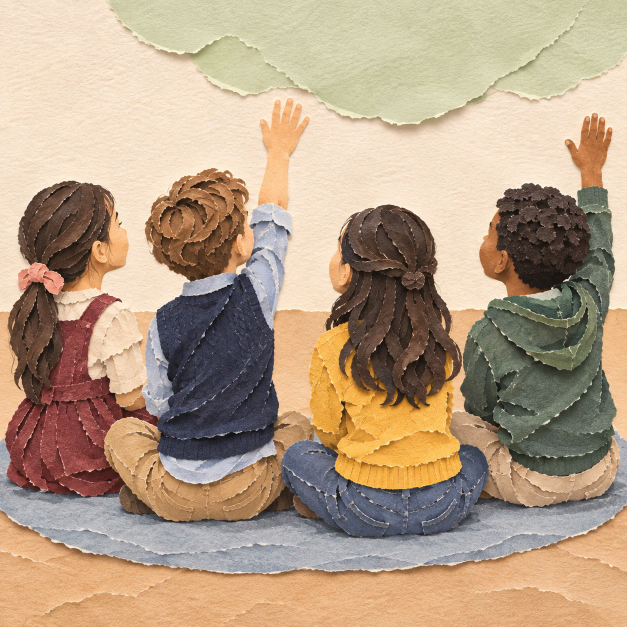
#> input picture projects/2026-11-ai-question/faces/kids.png, 1254 x 1254 px, found by its file name (shown at 1/2 size)
$ python cut_kids.py
#> lines starting #> are read from the running program, lines starting #| are printed output that depends on the picture; after the words box and inside, x2 and y2 are one past the last pixel; in counts of white or black regions, pixels touching at a corner belong together
"""Joy's torn-paper children (raw-footage/ai-question/joy-paper-kids.webp, 24 Nov 2026) as layers.
Joy: cutting the arms off looked unnatural, so the picture stays whole (arms up, as she drew it); only the two raised HANDS are
separate pieces that wave a little at the wrist. Under each hand there is only wall, filled with real wall paper.
kids-base.png = the picture from y 250 down (top edge fades into our wall). Run (repo root): tools/fx-venv/bin/python projects/2026-11-ai-question/cut_kids.py"""
import cv2, numpy as np
im = cv2.imread("projects/2026-11-ai-question/faces/kids.png"); h, w = im.shape[:2]; yy, xx = np.mgrid[:h, :w]
#> further down, im is the input picture: shape (1254, 1254, 3); mean B, G, R 133.9, 158.1, 181
#> after `h, w = im.shape[:2]`: h = 1254; w = 1254
lab = cv2.cvtColor(cv2.GaussianBlur(im, (0, 0), 1.2), cv2.COLOR_BGR2LAB).astype(np.float32)
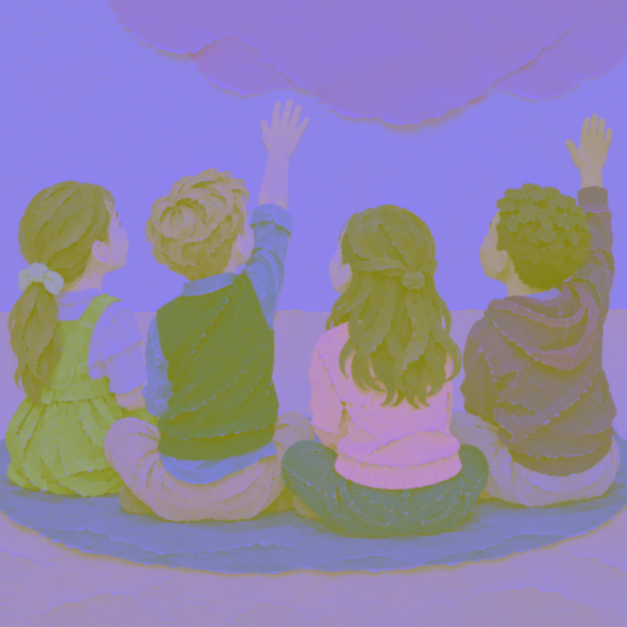
#> lab: shape (1254, 1254, 3) float32 (shown at 1/2 size); mean B, G, R 168, 133.7, 144.1
wall = np.median(lab[300:380, 700:900].reshape(-1, 3), axis=0)
#> wall = [231, 131, 141]
notwall = np.sqrt(((lab - wall) ** 2 * np.array([.4, 1.5, 1.5])).sum(-1)) > 10
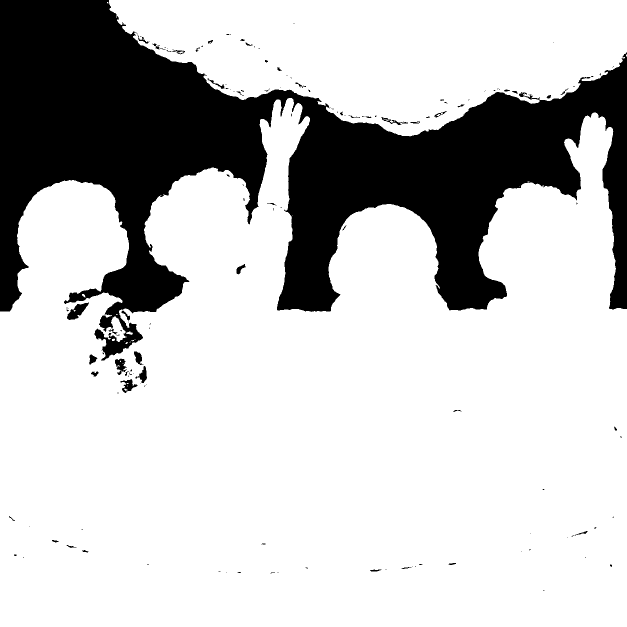
#> notwall: shape (1254, 1254) bool (shown at 1/2 size); 76.9% white; 158 black regions (109 under 20 px), largest, box (x1, y1, x2, y2) and area: (0, 0, 1254, 722) 358583, (134, 605, 178, 640) 732, (230, 717, 254, 750) 427
HANDS = {"a": ((505, 185, 632, 312), (566, 300)), "b": ((1118, 212, 1242, 318), (1186, 312))}
patch = im[262:398, 690:890]; tile = np.tile(patch, (h // patch.shape[0] + 1, w // patch.shape[1] + 1, 1))[:h, :w]
#> after `patch = im[262:398, 690:890]`:
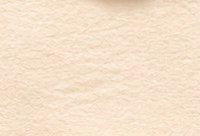
#> patch: shape (136, 200, 3); mean B, G, R 202.9, 225, 244.9
#> after `tile = np.tile(patch, (h // patch.shape[0] + 1, w // patch.shape[1] + `:
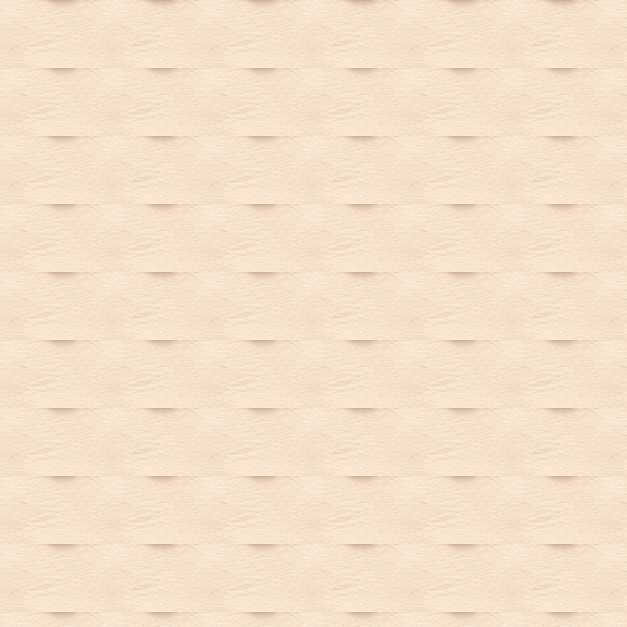
#> tile: shape (1254, 1254, 3) (shown at 1/2 size); mean B, G, R 202.8, 224.9, 244.9
base = im.copy()
for k, ((x0, y0, x1, y1), piv) in HANDS.items():
    m = np.zeros((h, w), np.uint8); m[y0:y1, x0:x1] = 255; m = ((m > 0) & notwall).astype(np.uint8) * 255
    m = cv2.morphologyEx(m, cv2.MORPH_CLOSE, np.ones((5, 5), np.uint8))
    n, lb, st, _ = cv2.connectedComponentsWithStats(m); m = ((lb == 1 + np.argmax(st[1:, cv2.CC_STAT_AREA])) * 255).astype(np.uint8)
    layer = np.dstack([im, cv2.GaussianBlur(m, (3, 3), 0)])[y0:y1, x0:x1]; cv2.imwrite(f"remotion/public/paper/kid-hand-{k}.png", layer)
    # behind the hand: wall paper only above the wrist (the forearm stays in the picture)
    fm = cv2.dilate(m, np.ones((7, 7), np.uint8)) > 0; fm &= yy < piv[1] - 6
    mm = cv2.GaussianBlur(fm.astype(np.float32), (0, 0), 2)[..., None]; mm = np.maximum(mm, fm[..., None].astype(np.float32))
    base = (tile * mm + base * (1 - mm)).astype(np.uint8)
    print(k, (x0, y0, x1 - x0, y1 - y0), piv)
#> this loop made 2 passes
#> n on pass 1: 4
#> (n, st) on pass 2: (2, [[0, 0, 1254, 1254, 1566678], [1128, 225, 99, 93, 5838]])
#> fm: shape (1254, 1254) bool; 0.38% white; 1 white region, box (x1, y1, x2, y2) and area: (1125, 222, 1230, 306) 5910
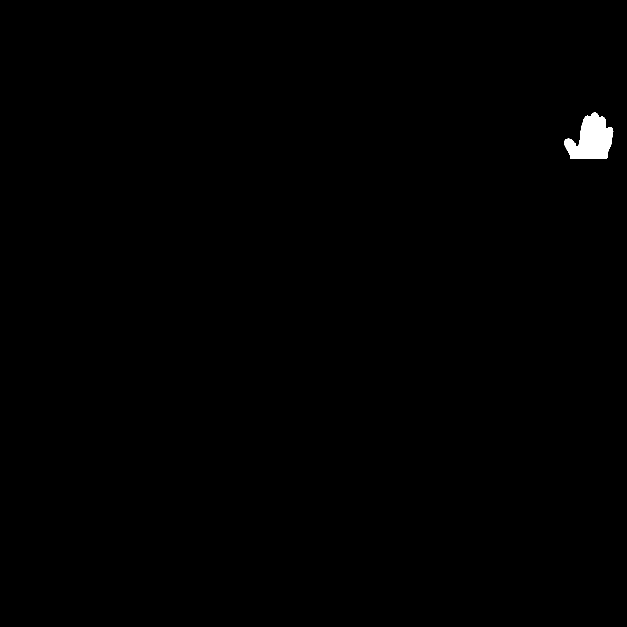
#> m: shape (1254, 1254) (shown at 1/2 size); 0.37% white; 1 white region, box (x1, y1, x2, y2) and area: (1128, 225, 1227, 318) 5838
TOP = 150; b = base[TOP:]; a = (255 * np.clip(np.arange(b.shape[0]) / 140, 0, 1))[:, None] * np.ones(b.shape[1])[None]
# keep the green cloud out: fade it to wall colour
cloud = (yy[TOP:] < 262)
b[cloud] = tile[TOP:][cloud]
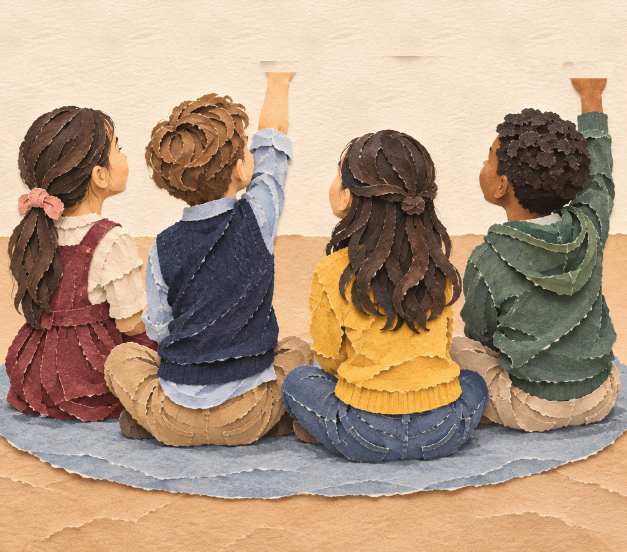
#> b: shape (1104, 1254, 3) (shown at 1/2 size); mean B, G, R 129.8, 152.3, 177.4
cv2.imwrite("remotion/public/paper/kids-base.png", np.dstack([b, a.astype(np.uint8)])); print("top", TOP, b.shape)
#> after `cv2.imwrite('remotion/public/paper/kids-base.png', np.dstack([b, a.ast`:
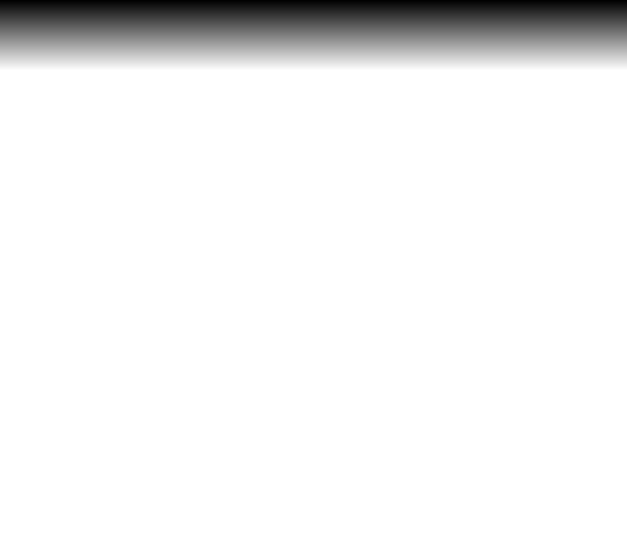
#> a: shape (1104, 1254) float64 (shown at 1/2 size); min 0, max 255, mean 238.7
#| top 150 (1104, 1254, 3)
